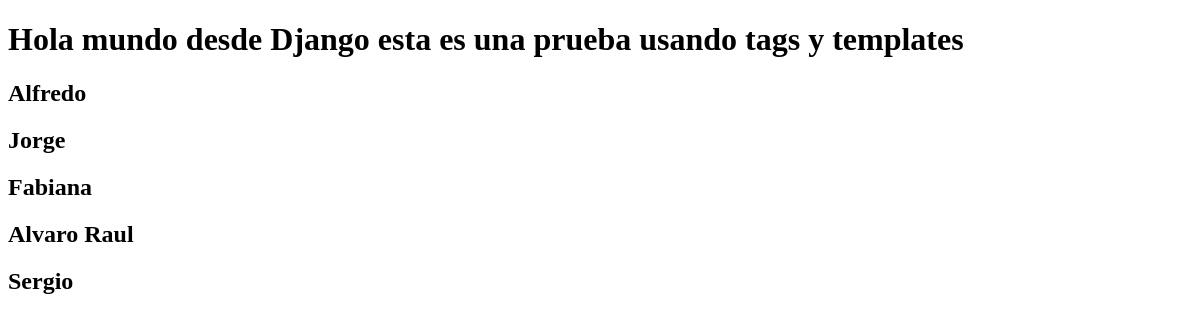
Before: /pruebaTags/ with the older database file.
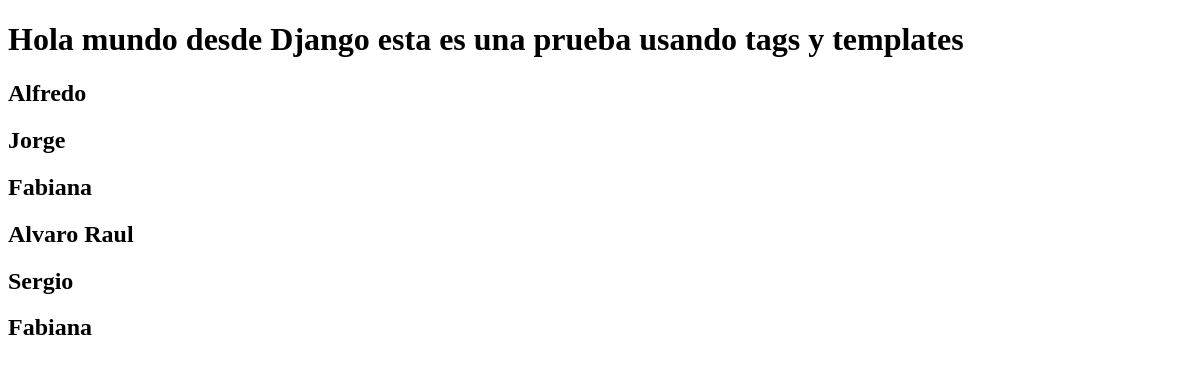
After: the same page with the newer database file.
### personas/models.py (models this page shows)
class Persona(models.Model):
    nombres = models.CharField(max_length = 100)
    apellidos = models.CharField(max_length = 100)
    edad = models.IntegerField() #(max_digits = 3)
    signo = models.CharField(max_length = 100)
    donador = models.BooleanField()

### personas/views.py (the view)
# urls.py: path('pruebaTags/', pruebaView),
def pruebaView(request):
    context = {
    'personasRegistradas': personasRegistradas,
    }
    return render(request, 'prueba.html', context)

### personas/templates/prueba.html (shortened to what this page needs)
<!DOCTYPE HTML>
<html>
    <head>
    </head>
    <body>
        <h1>Hola mundo desde Django esta es una prueba usando tags y templates</h1>
        {% for x in personasRegistradas %}
        <h2>{{x.nombres}}</h2>
        {% endfor %}
    </body>
</html>

Changed rows visible on the page:
added Persona: nombres "Fabiana"
